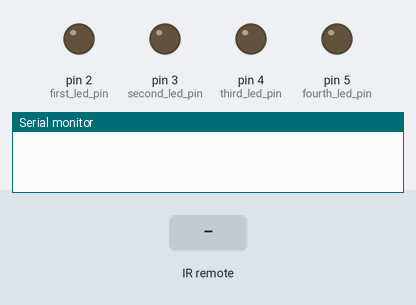
This sketch was run on a simulated Arduino Uno, built with avr-gcc and run on an emulated ATmega328P. Parts: output pins drawn as LEDs (lit = HIGH), the last lines printed to the serial monitor. The inputs (shaded band) are chosen by the test bench.

Above: at 1.2 s.
1.3 s: infrared code 0xFD30CF received
At 1.6 s:
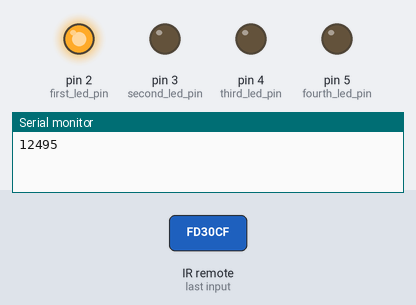
2.8 s: infrared code 0xFD08F7 received
At 4.0 s:
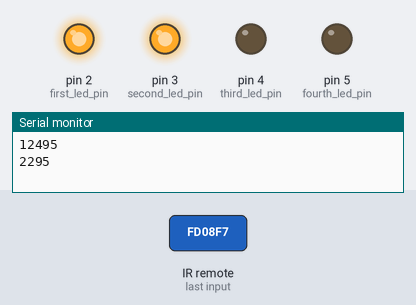
4.3 s: infrared code 0xFD8877 received
At 5.1 s:
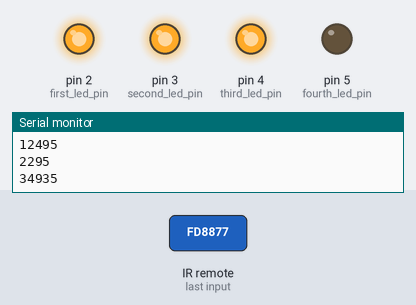
5.8 s: infrared code 0xFD30CF received
At 6.3 s:
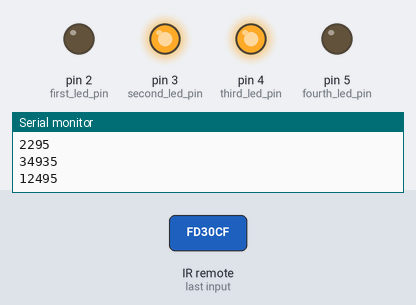
7.3 s: infrared code 0xFD08F7 received
At 8.6 s:
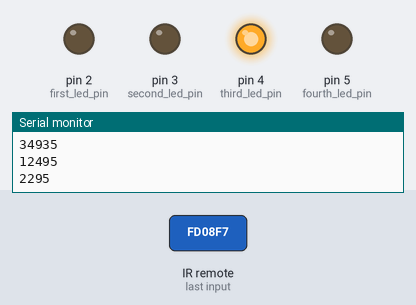
Timing chart, 0 to 9.8 s (numbered marks = the images above; inputs shaded):
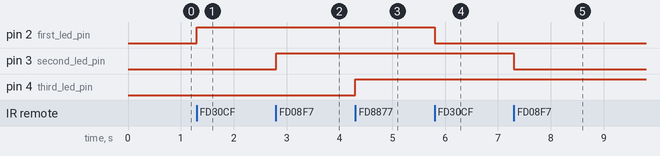

Measured:
- after the input at 1.3 s, pin 2 (first_led_pin): LOW → HIGH at once
- after the input at 2.8 s, pin 3 (second_led_pin): LOW → HIGH at once
- after the input at 4.3 s, pin 4 (third_led_pin): LOW → HIGH at once
- after the input at 5.8 s, pin 2 (first_led_pin): HIGH → LOW at once
- after the input at 7.3 s, pin 3 (second_led_pin): HIGH → LOW at once

The sketch:

IR_remote_with_led.ino
```cpp
#include <IRremote.h>

#define first_key  16593103
#define second_key  16582903
#define third_key  16615543
#define fourth_key  16599223
int receiver_pin = 8;

int first_led_pin = 2;
int second_led_pin = 3;
int third_led_pin = 4;
int fourth_led_pin = 5;

int led[] = {0,0,0,0};
IRrecv receiver(receiver_pin);
decode_results output;

void setup()
{
  Serial.begin(9600);
  receiver.enableIRIn();
  pinMode(first_led_pin, OUTPUT);
  pinMode(second_led_pin, OUTPUT);
  pinMode(third_led_pin, OUTPUT);
  pinMode(fourth_led_pin, OUTPUT);
  }

void loop() {
  if (receiver.decode(&output))
  {
    unsigned int value = output.value;
    switch(value)
    {
       case first_key:
         if(led[0] == 1)
         {
            digitalWrite(first_led_pin, LOW);
            led[0] = 0;
         }
         else
         {
             digitalWrite(first_led_pin, HIGH);
             led[0] = 1;
         }
         break;

         case second_key:

         if(led[2] == 1)
         {
            digitalWrite(second_led_pin, LOW);
            led[2] = 0;
         }
         else
         {
             digitalWrite(second_led_pin, HIGH);
             led[2] = 1;
         }
         break;

         case third_key:
         if(led[3] == 1)
         {
            digitalWrite(third_led_pin, LOW);
            led[3] = 0;
         }
         else
         {
             digitalWrite(third_led_pin, HIGH);
             led[3] = 1;
         }
         break;

         case fourth_key:
         if(led[3] == 1)
         {
            digitalWrite(fourth_led_pin, LOW);
            led[3] = 0;
         }
         else
         {
             digitalWrite(fourth_led_pin, HIGH);
             led[3] = 1;
         }
         break;
    }
    Serial.println(value);
    receiver.resume();
  }
}
```
